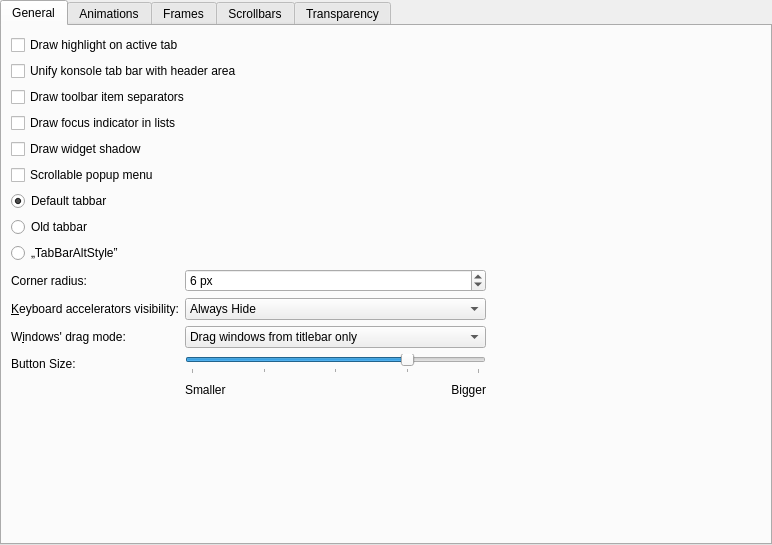
<?xml version="1.0" encoding="UTF-8"?>
<ui version="4.0">
 <class>DarklyStyleConfig</class>
 <widget class="QWidget" name="DarklyStyleConfig">
  <property name="geometry">
   <rect>
    <x>0</x>
    <y>0</y>
    <width>772</width>
    <height>545</height>
   </rect>
  </property>
  <property name="sizePolicy">
   <sizepolicy hsizetype="Preferred" vsizetype="Preferred">
    <horstretch>0</horstretch>
    <verstretch>0</verstretch>
   </sizepolicy>
  </property>
  <layout class="QVBoxLayout" name="verticalLayout_2">
   <property name="leftMargin">
    <number>0</number>
   </property>
   <property name="topMargin">
    <number>0</number>
   </property>
   <property name="rightMargin">
    <number>0</number>
   </property>
   <property name="bottomMargin">
    <number>0</number>
   </property>
   <item>
    <widget class="QTabWidget" name="tabWidget">
     <property name="sizePolicy">
      <sizepolicy hsizetype="Expanding" vsizetype="Expanding">
       <horstretch>0</horstretch>
       <verstretch>0</verstretch>
      </sizepolicy>
     </property>
     <property name="maximumSize">
      <size>
       <width>16777215</width>
       <height>16777215</height>
      </size>
     </property>
     <property name="currentIndex">
      <number>0</number>
     </property>
     <widget class="QWidget" name="tab">
      <attribute name="title">
       <string>General</string>
      </attribute>
      <layout class="QGridLayout" name="gridLayout">
       <item row="16" column="0">
        <widget class="QLabel" name="label_2">
         <property name="layoutDirection">
          <enum>Qt::LayoutDirection::LeftToRight</enum>
         </property>
         <property name="text">
          <string>Button Size:</string>
         </property>
        </widget>
       </item>
       <item row="13" column="0">
        <widget class="QLabel" name="_windowDragLabel">
         <property name="sizePolicy">
          <sizepolicy hsizetype="Preferred" vsizetype="Preferred">
           <horstretch>0</horstretch>
           <verstretch>0</verstretch>
          </sizepolicy>
         </property>
         <property name="text">
          <string>W&amp;indows' drag mode:</string>
         </property>
         <property name="alignment">
          <set>Qt::AlignmentFlag::AlignJustify|Qt::AlignmentFlag::AlignVCenter</set>
         </property>
         <property name="buddy">
          <cstring>_windowDragMode</cstring>
         </property>
        </widget>
       </item>
       <item row="11" column="0">
        <widget class="QLabel" name="_cornerRadiusLabel">
         <property name="text">
          <string>Corner radius:</string>
         </property>
         <property name="alignment">
          <set>Qt::AlignmentFlag::AlignJustify|Qt::AlignmentFlag::AlignVCenter</set>
         </property>
        </widget>
       </item>
       <item row="1" column="0" colspan="3">
        <widget class="QCheckBox" name="_unifiedTabBarKonsole">
         <property name="text">
          <string>Unify konsole tab bar with header area</string>
         </property>
        </widget>
       </item>
       <item row="8" column="0">
        <widget class="QRadioButton" name="_defaultTabbar">
         <property name="text">
          <string>Default tabbar</string>
         </property>
         <property name="checked">
          <bool>true</bool>
         </property>
        </widget>
       </item>
       <item row="20" column="3">
        <widget class="QLabel" name="_versionNumber">
         <property name="text">
          <string/>
         </property>
         <property name="alignment">
          <set>Qt::AlignmentFlag::AlignRight|Qt::AlignmentFlag::AlignTrailing|Qt::AlignmentFlag::AlignVCenter</set>
         </property>
        </widget>
       </item>
       <item row="17" column="1">
        <layout class="QHBoxLayout" name="horizontalLayout_4">
         <item>
          <widget class="QLabel" name="label_3">
           <property name="text">
            <string>Smaller</string>
           </property>
          </widget>
         </item>
         <item>
          <widget class="QLabel" name="label_4">
           <property name="text">
            <string>Bigger</string>
           </property>
           <property name="alignment">
            <set>Qt::AlignmentFlag::AlignRight|Qt::AlignmentFlag::AlignTrailing|Qt::AlignmentFlag::AlignVCenter</set>
           </property>
          </widget>
         </item>
        </layout>
       </item>
       <item row="2" column="0" colspan="5">
        <widget class="QCheckBox" name="_toolBarDrawItemSeparator">
         <property name="text">
          <string>Draw toolbar item separators</string>
         </property>
        </widget>
       </item>
       <item row="6" column="0">
        <widget class="QCheckBox" name="_widgetDrawShadow">
         <property name="text">
          <string>Draw widget shadow</string>
         </property>
        </widget>
       </item>
       <item row="16" column="1">
        <widget class="QSlider" name="_buttonSize">
         <property name="minimum">
          <number>-2</number>
         </property>
         <property name="maximum">
          <number>6</number>
         </property>
         <property name="singleStep">
          <number>1</number>
         </property>
         <property name="sliderPosition">
          <number>4</number>
         </property>
         <property name="orientation">
          <enum>Qt::Orientation::Horizontal</enum>
         </property>
         <property name="tickPosition">
          <enum>QSlider::TickPosition::TicksBelow</enum>
         </property>
         <property name="tickInterval">
          <number>2</number>
         </property>
        </widget>
       </item>
       <item row="11" column="1">
        <widget class="QSpinBox" name="_cornerRadius">
         <property name="sizePolicy">
          <sizepolicy hsizetype="Preferred" vsizetype="Fixed">
           <horstretch>0</horstretch>
           <verstretch>0</verstretch>
          </sizepolicy>
         </property>
         <property name="suffix">
          <string> px</string>
         </property>
         <property name="minimum">
          <number>1</number>
         </property>
         <property name="maximum">
          <number>8</number>
         </property>
         <property name="value">
          <number>6</number>
         </property>
        </widget>
       </item>
       <item row="13" column="1">
        <widget class="QComboBox" name="_windowDragMode">
         <item>
          <property name="text">
           <string>Drag windows from titlebar only</string>
          </property>
         </item>
         <item>
          <property name="text">
           <string>Drag windows from titlebar, menubar and toolbars</string>
          </property>
         </item>
         <item>
          <property name="text">
           <string>Drag windows from all empty areas</string>
          </property>
         </item>
        </widget>
       </item>
       <item row="11" column="3" colspan="2">
        <spacer name="horizontalSpacer_3">
         <property name="orientation">
          <enum>Qt::Orientation::Horizontal</enum>
         </property>
         <property name="sizeHint" stdset="0">
          <size>
           <width>40</width>
           <height>20</height>
          </size>
         </property>
        </spacer>
       </item>
       <item row="12" column="3">
        <spacer name="horizontalSpacer_5">
         <property name="orientation">
          <enum>Qt::Orientation::Horizontal</enum>
         </property>
         <property name="sizeHint" stdset="0">
          <size>
           <width>40</width>
           <height>20</height>
          </size>
         </property>
        </spacer>
       </item>
       <item row="17" column="3">
        <spacer name="horizontalSpacer_8">
         <property name="orientation">
          <enum>Qt::Orientation::Horizontal</enum>
         </property>
         <property name="sizeHint" stdset="0">
          <size>
           <width>40</width>
           <height>20</height>
          </size>
         </property>
        </spacer>
       </item>
       <item row="7" column="0">
        <widget class="QCheckBox" name="_scrollableMenu">
         <property name="text">
          <string>Scrollable popup menu</string>
         </property>
        </widget>
       </item>
       <item row="12" column="1">
        <widget class="QComboBox" name="_mnemonicsMode">
         <item>
          <property name="text">
           <string>Always Hide</string>
          </property>
         </item>
         <item>
          <property name="text">
           <string>When Needed</string>
          </property>
         </item>
         <item>
          <property name="text">
           <string>Always Show</string>
          </property>
         </item>
        </widget>
       </item>
       <item row="10" column="0">
        <widget class="QRadioButton" name="_tabBarAltStyle">
         <property name="text">
          <string>„TabBarAltStyle”</string>
         </property>
        </widget>
       </item>
       <item row="13" column="3">
        <spacer name="horizontalSpacer_6">
         <property name="orientation">
          <enum>Qt::Orientation::Horizontal</enum>
         </property>
         <property name="sizeHint" stdset="0">
          <size>
           <width>40</width>
           <height>20</height>
          </size>
         </property>
        </spacer>
       </item>
       <item row="16" column="3">
        <spacer name="horizontalSpacer_7">
         <property name="orientation">
          <enum>Qt::Orientation::Horizontal</enum>
         </property>
         <property name="sizeHint" stdset="0">
          <size>
           <width>40</width>
           <height>20</height>
          </size>
         </property>
        </spacer>
       </item>
       <item row="9" column="0">
        <widget class="QRadioButton" name="_oldTabbar">
         <property name="text">
          <string>Old tabbar</string>
         </property>
        </widget>
       </item>
       <item row="3" column="0" colspan="5">
        <widget class="QCheckBox" name="_viewDrawFocusIndicator">
         <property name="text">
          <string>Draw focus indicator in lists</string>
         </property>
        </widget>
       </item>
       <item row="0" column="0" colspan="5">
        <widget class="QCheckBox" name="_tabDrawHighlight">
         <property name="text">
          <string>Draw highlight on active tab</string>
         </property>
        </widget>
       </item>
       <item row="19" column="0" colspan="4">
        <spacer name="verticalSpacer">
         <property name="orientation">
          <enum>Qt::Orientation::Vertical</enum>
         </property>
         <property name="sizeHint" stdset="0">
          <size>
           <width>20</width>
           <height>49</height>
          </size>
         </property>
        </spacer>
       </item>
       <item row="12" column="0">
        <widget class="QLabel" name="_mnemonicsLabel">
         <property name="text">
          <string>&amp;Keyboard accelerators visibility:</string>
         </property>
         <property name="alignment">
          <set>Qt::AlignmentFlag::AlignRight|Qt::AlignmentFlag::AlignTrailing|Qt::AlignmentFlag::AlignVCenter</set>
         </property>
         <property name="buddy">
          <cstring>_mnemonicsMode</cstring>
         </property>
        </widget>
       </item>
      </layout>
     </widget>
     <widget class="QWidget" name="tab_2">
      <attribute name="title">
       <string>Animations</string>
      </attribute>
      <layout class="QGridLayout" name="gridLayout_5">
       <item row="1" column="0">
        <widget class="QLabel" name="_animationsDurationLabel">
         <property name="enabled">
          <bool>false</bool>
         </property>
         <property name="text">
          <string>A&amp;nimations duration:</string>
         </property>
         <property name="alignment">
          <set>Qt::AlignmentFlag::AlignRight|Qt::AlignmentFlag::AlignTrailing|Qt::AlignmentFlag::AlignVCenter</set>
         </property>
         <property name="buddy">
          <cstring>_animationsDuration</cstring>
         </property>
        </widget>
       </item>
       <item row="1" column="1" colspan="2">
        <widget class="QSpinBox" name="_animationsDuration">
         <property name="enabled">
          <bool>false</bool>
         </property>
         <property name="suffix">
          <string> ms</string>
         </property>
         <property name="maximum">
          <number>500</number>
         </property>
        </widget>
       </item>
       <item row="0" column="0" colspan="4">
        <widget class="QCheckBox" name="_animationsEnabled">
         <property name="text">
          <string>Enable animations</string>
         </property>
        </widget>
       </item>
       <item row="1" column="3">
        <spacer name="horizontalSpacer">
         <property name="orientation">
          <enum>Qt::Orientation::Horizontal</enum>
         </property>
         <property name="sizeHint" stdset="0">
          <size>
           <width>40</width>
           <height>20</height>
          </size>
         </property>
        </spacer>
       </item>
       <item row="2" column="0" colspan="4">
        <spacer name="verticalSpacer_2">
         <property name="orientation">
          <enum>Qt::Orientation::Vertical</enum>
         </property>
         <property name="sizeHint" stdset="0">
          <size>
           <width>20</width>
           <height>40</height>
          </size>
         </property>
        </spacer>
       </item>
      </layout>
     </widget>
     <widget class="QWidget" name="tab_3">
      <attribute name="title">
       <string>Frames</string>
      </attribute>
      <layout class="QVBoxLayout" name="verticalLayout_3">
       <item>
        <widget class="QCheckBox" name="_transparentDolphinView">
         <property name="text">
          <string>Transparent Dolphin view</string>
         </property>
        </widget>
       </item>
       <item>
        <widget class="QCheckBox" name="_dockWidgetDrawFrame">
         <property name="text">
          <string>Draw frame around dockable panels</string>
         </property>
        </widget>
       </item>
       <item>
        <widget class="QCheckBox" name="_titleWidgetDrawFrame">
         <property name="text">
          <string>Draw frame around page titles</string>
         </property>
        </widget>
       </item>
       <item>
        <widget class="QCheckBox" name="_kTextEditDrawFrame">
         <property name="text">
          <string>Draw frame around KTextEdit</string>
         </property>
        </widget>
       </item>
       <item>
        <widget class="QCheckBox" name="_sidePanelDrawFrame">
         <property name="text">
          <string>Draw frame around side panels</string>
         </property>
        </widget>
       </item>
       <item>
        <widget class="QCheckBox" name="_menuItemDrawThinFocus">
         <property name="text">
          <string>Draw a thin line to indicate focus in menus and menubars</string>
         </property>
        </widget>
       </item>
       <item>
        <widget class="QCheckBox" name="_roundedRubberBandFrame">
         <property name="toolTip">
          <string>This makes the selection rectangle frame rounded</string>
         </property>
         <property name="text">
          <string>Draw rounded frame on rubber band control</string>
         </property>
        </widget>
       </item>
       <item>
        <widget class="QCheckBox" name="_adjustToDarkThemes">
         <property name="text">
          <string>Custom tabbar background</string>
         </property>
        </widget>
       </item>
       <item>
        <widget class="KColorButton" name="_tabBGColor">
         <property name="maximumSize">
          <size>
           <width>128</width>
           <height>16777215</height>
          </size>
         </property>
         <property name="text">
          <string>Tabbar background</string>
         </property>
         <property name="color">
          <color alpha="160">
           <red>0</red>
           <green>0</green>
           <blue>0</blue>
          </color>
         </property>
         <property name="defaultColor">
          <color alpha="160">
           <red>0</red>
           <green>0</green>
           <blue>0</blue>
          </color>
         </property>
         <property name="alphaChannelEnabled">
          <bool>true</bool>
         </property>
        </widget>
       </item>
       <item>
        <spacer name="verticalSpacer_3">
         <property name="orientation">
          <enum>Qt::Orientation::Vertical</enum>
         </property>
         <property name="sizeHint" stdset="0">
          <size>
           <width>20</width>
           <height>117</height>
          </size>
         </property>
        </spacer>
       </item>
      </layout>
     </widget>
     <widget class="QWidget" name="tab_4">
      <attribute name="title">
       <string>Scrollbars</string>
      </attribute>
      <layout class="QGridLayout" name="gridLayout_6">
       <item row="9" column="0">
        <layout class="QHBoxLayout" name="horizontalLayout_8"/>
       </item>
       <item row="8" column="0">
        <layout class="QFormLayout" name="formLayout">
         <item row="0" column="0">
          <widget class="QLabel" name="_scrollBarSubLineLabel">
           <property name="text">
            <string>&amp;Top arrow button type:       </string>
           </property>
           <property name="buddy">
            <cstring>_scrollBarSubLineButtons</cstring>
           </property>
          </widget>
         </item>
         <item row="0" column="1">
          <widget class="QComboBox" name="_scrollBarSubLineButtons">
           <item>
            <property name="text">
             <string>No Buttons</string>
            </property>
           </item>
           <item>
            <property name="text">
             <string>One Button</string>
            </property>
           </item>
           <item>
            <property name="text">
             <string>Two Buttons</string>
            </property>
           </item>
          </widget>
         </item>
         <item row="1" column="0">
          <widget class="QLabel" name="_scrollBarAddLineLabel">
           <property name="text">
            <string>Bottom arrow button t&amp;ype:</string>
           </property>
           <property name="buddy">
            <cstring>_scrollBarAddLineButtons</cstring>
           </property>
          </widget>
         </item>
         <item row="1" column="1">
          <widget class="QComboBox" name="_scrollBarAddLineButtons">
           <item>
            <property name="text">
             <string>No Buttons</string>
            </property>
           </item>
           <item>
            <property name="text">
             <string>One Button</string>
            </property>
           </item>
           <item>
            <property name="text">
             <string>Two Buttons</string>
            </property>
           </item>
          </widget>
         </item>
        </layout>
       </item>
       <item row="12" column="0">
        <spacer name="verticalSpacer_4">
         <property name="orientation">
          <enum>Qt::Orientation::Vertical</enum>
         </property>
         <property name="sizeHint" stdset="0">
          <size>
           <width>20</width>
           <height>40</height>
          </size>
         </property>
        </spacer>
       </item>
       <item row="11" column="0">
        <widget class="QCheckBox" name="_renderThinSeperatorBetweenTheScrollBar">
         <property name="text">
          <string>Render a thin separator between the scrollbar</string>
         </property>
        </widget>
       </item>
       <item row="8" column="1">
        <spacer name="horizontalSpacer_10">
         <property name="orientation">
          <enum>Qt::Orientation::Horizontal</enum>
         </property>
         <property name="sizeHint" stdset="0">
          <size>
           <width>40</width>
           <height>20</height>
          </size>
         </property>
        </spacer>
       </item>
      </layout>
     </widget>
     <widget class="QWidget" name="tab_5">
      <attribute name="title">
       <string>Transparency</string>
      </attribute>
      <layout class="QGridLayout" name="gridLayout_2">
       <item row="13" column="0">
        <layout class="QGridLayout" name="gridLayout_8">
         <item row="0" column="0">
          <widget class="QFrame" name="verticalFrame">
           <layout class="QVBoxLayout" name="verticalLayout">
            <item>
             <layout class="QHBoxLayout" name="horizontalLayout_2">
              <item>
               <spacer name="horizontalSpacer_4">
                <property name="orientation">
                 <enum>Qt::Orientation::Horizontal</enum>
                </property>
                <property name="sizeType">
                 <enum>QSizePolicy::Policy::Fixed</enum>
                </property>
                <property name="sizeHint" stdset="0">
                 <size>
                  <width>69</width>
                  <height>20</height>
                 </size>
                </property>
               </spacer>
              </item>
              <item>
               <widget class="QLabel" name="label">
                <property name="sizePolicy">
                 <sizepolicy hsizetype="Preferred" vsizetype="Preferred">
                  <horstretch>0</horstretch>
                  <verstretch>0</verstretch>
                 </sizepolicy>
                </property>
                <property name="text">
                 <string>Transparent</string>
                </property>
               </widget>
              </item>
              <item>
               <spacer name="horizontalSpacer_2">
                <property name="orientation">
                 <enum>Qt::Orientation::Horizontal</enum>
                </property>
                <property name="sizeType">
                 <enum>QSizePolicy::Policy::Preferred</enum>
                </property>
                <property name="sizeHint" stdset="0">
                 <size>
                  <width>186</width>
                  <height>20</height>
                 </size>
                </property>
               </spacer>
              </item>
              <item>
               <spacer name="horizontalSpacer_11">
                <property name="orientation">
                 <enum>Qt::Orientation::Horizontal</enum>
                </property>
                <property name="sizeHint" stdset="0">
                 <size>
                  <width>40</width>
                  <height>20</height>
                 </size>
                </property>
               </spacer>
              </item>
              <item>
               <widget class="QLabel" name="label_6">
                <property name="sizePolicy">
                 <sizepolicy hsizetype="Preferred" vsizetype="Preferred">
                  <horstretch>0</horstretch>
                  <verstretch>0</verstretch>
                 </sizepolicy>
                </property>
                <property name="text">
                 <string>Opaque</string>
                </property>
               </widget>
              </item>
              <item>
               <spacer name="horizontalSpacer_9">
                <property name="orientation">
                 <enum>Qt::Orientation::Horizontal</enum>
                </property>
                <property name="sizeType">
                 <enum>QSizePolicy::Policy::Fixed</enum>
                </property>
                <property name="sizeHint" stdset="0">
                 <size>
                  <width>91</width>
                  <height>20</height>
                 </size>
                </property>
               </spacer>
              </item>
             </layout>
            </item>
            <item>
             <layout class="QHBoxLayout" name="horizontalLayout_13">
              <item>
               <widget class="QLabel" name="_menuGroupDescription">
                <property name="text">
                 <string>Menu:     </string>
                </property>
               </widget>
              </item>
              <item>
               <widget class="QSlider" name="_menuOpacity">
                <property name="toolTip">
                 <string>This changes the menu items transparency</string>
                </property>
                <property name="minimum">
                 <number>0</number>
                </property>
                <property name="maximum">
                 <number>100</number>
                </property>
                <property name="singleStep">
                 <number>1</number>
                </property>
                <property name="pageStep">
                 <number>10</number>
                </property>
                <property name="value">
                 <number>100</number>
                </property>
                <property name="orientation">
                 <enum>Qt::Orientation::Horizontal</enum>
                </property>
                <property name="invertedAppearance">
                 <bool>false</bool>
                </property>
                <property name="invertedControls">
                 <bool>false</bool>
                </property>
                <property name="tickPosition">
                 <enum>QSlider::TickPosition::TicksBelow</enum>
                </property>
                <property name="tickInterval">
                 <number>10</number>
                </property>
               </widget>
              </item>
              <item>
               <widget class="QSpinBox" name="_menuOpacitySpinBox">
                <property name="suffix">
                 <string>%</string>
                </property>
                <property name="maximum">
                 <number>100</number>
                </property>
               </widget>
              </item>
             </layout>
            </item>
            <item>
             <layout class="QHBoxLayout" name="horizontalLayout_7">
              <item>
               <widget class="QLabel" name="label_5">
                <property name="text">
                 <string>Sidebars:</string>
                </property>
               </widget>
              </item>
              <item>
               <widget class="QSlider" name="_sidebarOpacity">
                <property name="toolTip">
                 <string>This changes the Dolphin sidebar transparency</string>
                </property>
                <property name="maximum">
                 <number>100</number>
                </property>
                <property name="singleStep">
                 <number>1</number>
                </property>
                <property name="pageStep">
                 <number>10</number>
                </property>
                <property name="value">
                 <number>100</number>
                </property>
                <property name="sliderPosition">
                 <number>100</number>
                </property>
                <property name="orientation">
                 <enum>Qt::Orientation::Horizontal</enum>
                </property>
                <property name="invertedAppearance">
                 <bool>false</bool>
                </property>
                <property name="invertedControls">
                 <bool>false</bool>
                </property>
                <property name="tickPosition">
                 <enum>QSlider::TickPosition::TicksBelow</enum>
                </property>
                <property name="tickInterval">
                 <number>10</number>
                </property>
               </widget>
              </item>
              <item>
               <widget class="QSpinBox" name="_sidebarOpacitySpinBox">
                <property name="suffix">
                 <string>%</string>
                </property>
                <property name="maximum">
                 <number>100</number>
                </property>
               </widget>
              </item>
             </layout>
            </item>
            <item>
             <layout class="QHBoxLayout" name="horizontalLayout">
              <item>
               <widget class="QLabel" name="label_7">
                <property name="text">
                 <string>Menubar:</string>
                </property>
               </widget>
              </item>
              <item>
               <widget class="QSlider" name="_menuBarOpacity">
                <property name="toolTip">
                 <string>This only works on color schemes which support transparency</string>
                </property>
                <property name="maximum">
                 <number>100</number>
                </property>
                <property name="value">
                 <number>100</number>
                </property>
                <property name="orientation">
                 <enum>Qt::Orientation::Horizontal</enum>
                </property>
                <property name="tickPosition">
                 <enum>QSlider::TickPosition::TicksBelow</enum>
                </property>
                <property name="tickInterval">
                 <number>10</number>
                </property>
               </widget>
              </item>
              <item>
               <widget class="QSpinBox" name="_menuBarOpacitySpinBox">
                <property name="suffix">
                 <string>%</string>
                </property>
                <property name="maximum">
                 <number>100</number>
                </property>
               </widget>
              </item>
             </layout>
            </item>
            <item>
             <spacer name="verticalSpacer_5">
              <property name="orientation">
               <enum>Qt::Orientation::Vertical</enum>
              </property>
              <property name="sizeHint" stdset="0">
               <size>
                <width>20</width>
                <height>40</height>
               </size>
              </property>
             </spacer>
            </item>
           </layout>
          </widget>
         </item>
        </layout>
       </item>
      </layout>
     </widget>
    </widget>
   </item>
  </layout>
 </widget>
 <customwidgets>
  <customwidget>
   <class>KColorButton</class>
   <extends>QPushButton</extends>
   <header>kcolorbutton.h</header>
  </customwidget>
 </customwidgets>
 <tabstops>
  <tabstop>_tabDrawHighlight</tabstop>
  <tabstop>_toolBarDrawItemSeparator</tabstop>
  <tabstop>_animationsEnabled</tabstop>
  <tabstop>_animationsDuration</tabstop>
  <tabstop>_dockWidgetDrawFrame</tabstop>
  <tabstop>_titleWidgetDrawFrame</tabstop>
  <tabstop>_sidePanelDrawFrame</tabstop>
  <tabstop>_menuItemDrawThinFocus</tabstop>
 </tabstops>
 <resources/>
 <connections>
  <connection>
   <sender>_animationsEnabled</sender>
   <signal>toggled(bool)</signal>
   <receiver>_animationsDurationLabel</receiver>
   <slot>setEnabled(bool)</slot>
   <hints>
    <hint type="sourcelabel">
     <x>90</x>
     <y>64</y>
    </hint>
    <hint type="destinationlabel">
     <x>84</x>
     <y>98</y>
    </hint>
   </hints>
  </connection>
  <connection>
   <sender>_animationsEnabled</sender>
   <signal>toggled(bool)</signal>
   <receiver>_animationsDuration</receiver>
   <slot>setEnabled(bool)</slot>
   <hints>
    <hint type="sourcelabel">
     <x>161</x>
     <y>64</y>
    </hint>
    <hint type="destinationlabel">
     <x>208</x>
     <y>98</y>
    </hint>
   </hints>
  </connection>
 </connections>
</ui>
